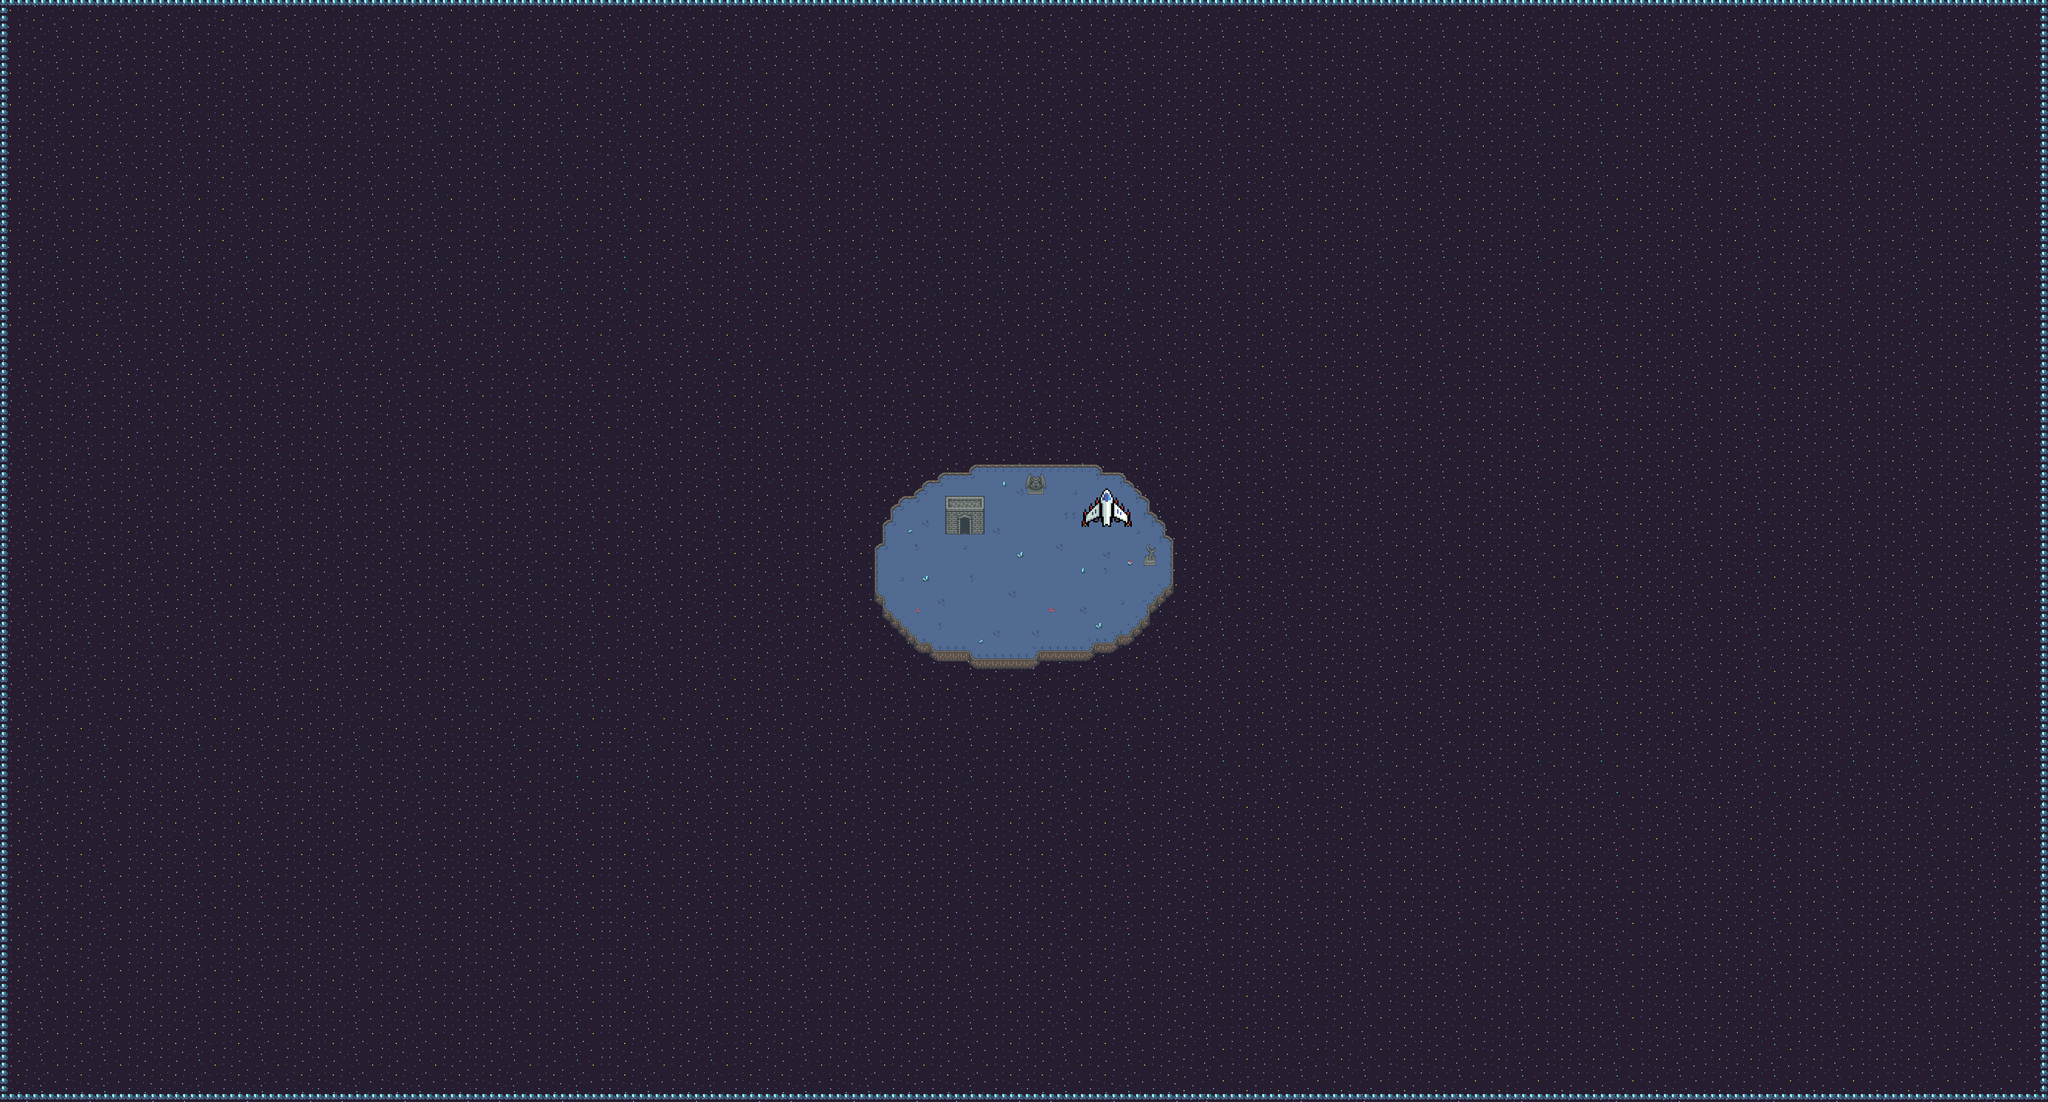

This is a level from a 2D game, rendered from its Tiled map with the project's own tilesets. A one-line summary and the map file follow, with tile-layer data summarised:
An orthogonal 260x140 tile map with 16x16 px tiles, 8 tile layers (Star Background, Ground, Walkthrough objects, Buildings, ...), 2 tilesets.

<map version="1.10" tiledversion="1.11.0" orientation="orthogonal" renderorder="right-down" width="260" height="140" tilewidth="16" tileheight="16" infinite="0" nextlayerid="9" nextobjectid="1">
 <tileset firstgid="1" source="tf_darkdimension_sheet.tsx" />
 <tileset firstgid="610" source="Main Ship - Fighter Design.tsx" />
 <layer id="4" name="Star Background" width="260" height="140">
  <data>[36400 cells, 36400 non-empty, 32 distinct tile ids]</data>
 </layer>
 <layer id="1" name="Ground" width="260" height="140">
  <data>[36400 cells, 826 non-empty, 20 distinct tile ids]</data>
 </layer>
 <layer id="5" name="Walkthrough objects" width="260" height="140">
  <data>[36400 cells, 11 non-empty, 6 distinct tile ids]</data>
 </layer>
 <layer id="3" name="Buildings" width="260" height="140">
  <data>[36400 cells, 23 non-empty, 17 distinct tile ids]</data>
 </layer>
 <layer id="6" name="Doors" width="260" height="140">
  <data>[36400 cells, 2 non-empty, 2 distinct tile ids]</data>
 </layer>
 <layer id="2" name="Decorations" width="260" height="140">
  <data>[36400 cells, 15 non-empty, 15 distinct tile ids]</data>
 </layer>
 <layer id="7" name="Border" width="260" height="140">
  <data>[36400 cells, 955 non-empty, 17 distinct tile ids]</data>
 </layer>
 <layer id="8" name="Ship" width="260" height="140">
  <data>[36400 cells, 35 non-empty, 35 distinct tile ids]</data>
 </layer>
</map>
